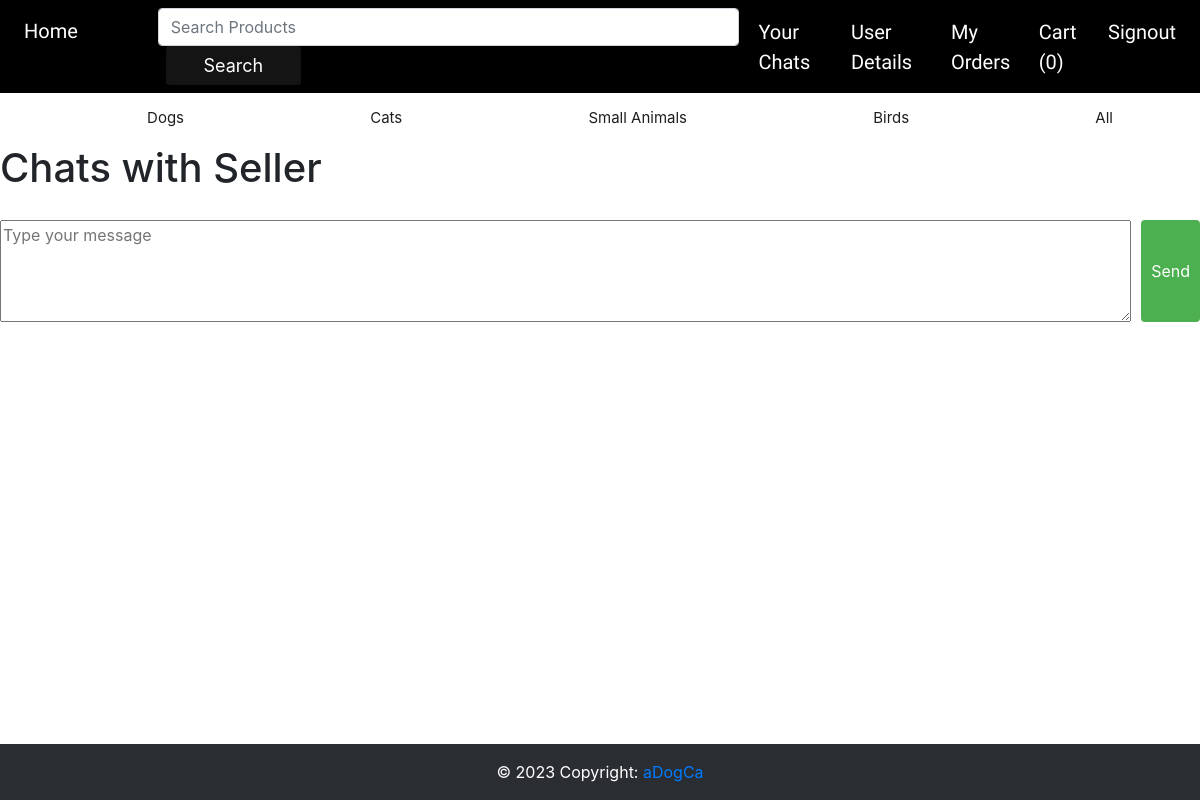
The app's page /chat/1 (signed in), older data.
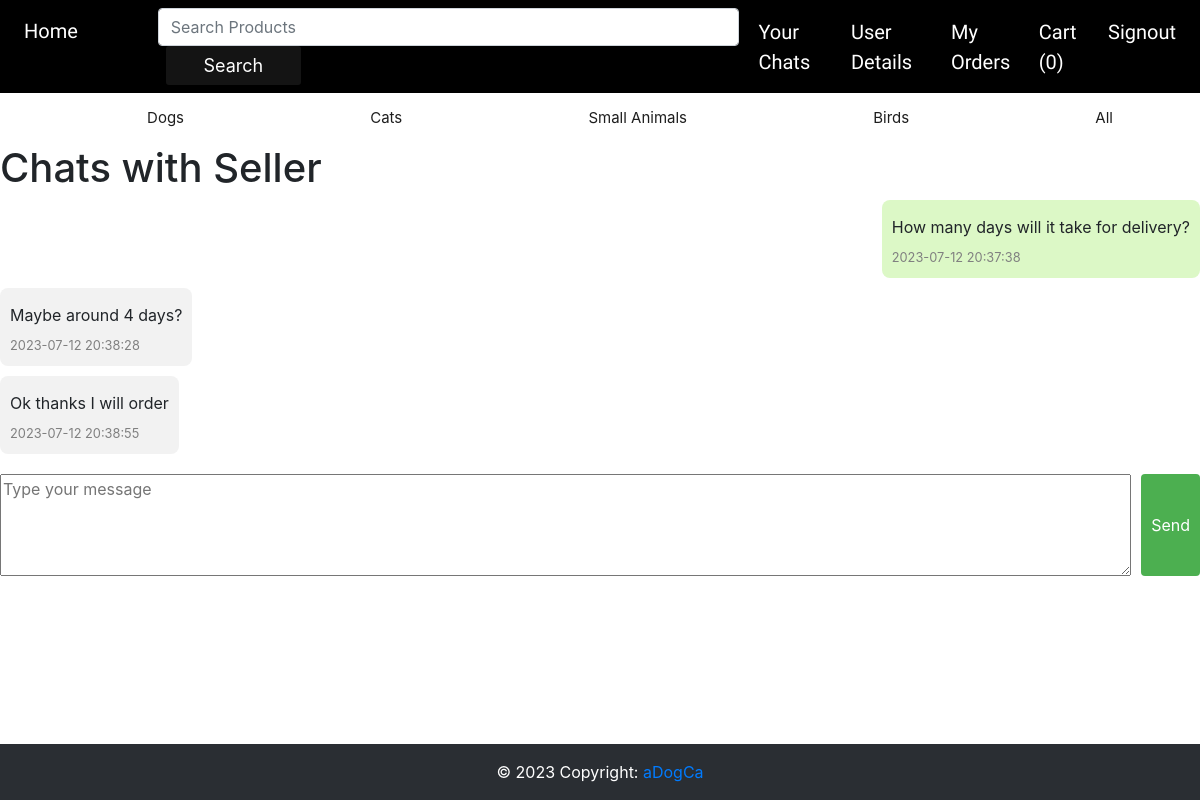
The same page, newer data.
### website/models.py (models this page shows)
class Message(db.Model):
    id = db.Column(db.Integer, primary_key=True)
    sender_id = db.Column(db.Integer, db.ForeignKey('user.id'))
    recipient_id = db.Column(db.Integer, db.ForeignKey('user.id'))
    content = db.Column(db.Text)
    timestamp = db.Column(db.DateTime, default=func.now())

### website/views.py (the view, shortened to what this page needs)
@views.route('/chat/<int:seller_id>', methods=['GET', 'POST'])
@login_required
def chat(seller_id):
    seller = User.query.get_or_404(seller_id)
    messages = Message.query.filter(
        ((Message.sender_id == current_user.id) & (Message.recipient_id == seller_id)) |
        ((Message.sender_id == seller_id) & (Message.recipient_id == current_user.id))
    ).order_by(Message.timestamp.asc()).all()
    return render_template('chat.html', buyer=seller, messages=messages, user=current_user)

### website/__init__.py (called while the page is built)
def create_app():
    app = Flask(__name__)
    app.config['SECRET_KEY'] = 'ISEE'
    app.config['SQLALCHEMY_DATABASE_URI'] = f'sqlite:///{DB_NAME}'
    db.init_app(app)
    search = Search()
    search.init_app(app)
    from .views import views
    from .auth import auth
    app.register_blueprint(views, url_prefix='/')
    app.register_blueprint(auth, url_prefix='/')
    from .models import User, Products
    with app.app_context():
        db.create_all()
    login_manager = LoginManager()
    login_manager.login_view = 'auth.login'
    login_manager.init_app(app)
    @login_manager.user_loader
    def load_user(id):
        return User.query.get(int(id))
    return app

### website/templates/chat.html (shortened to what this page needs)
{% extends "base.html" %}
{% block content %}
<h1>Chats with {{ buyer.firstName }}</h1>
<div class="chat-container">
    {% for message in messages %}
    {% if message.sender.id == current_user.id %}
    <div class="my-message ml-2">
        <p class="content">{{ message.content }}</p>
        <small class="timestamp">{{ message.timestamp.strftime("%Y-%m-%d %H:%M:%S") }}</small>
    </div>
    {% else %}
    <div class="other-message mr-2">
        <p class="content">{{ message.content }}</p>
        <small class="timestamp">{{ message.timestamp.strftime("%Y-%m-%d %H:%M:%S") }}</small>
    </div>
    {% endif %}
    {% endfor %}
</div>
<form action="{{ url_for('views.send_message', buyer_id=buyer.id) }}" method="POST" class="message-form">
    <textarea name="message" rows="4" cols="50" placeholder="Type your message"></textarea>
    <button type="submit">Send</button>
</form>
{% endblock %}

Row changes from the older to the newer data that the page shows:
added Message: content "How many days will it take for delivery?", timestamp "2023-07-12 20:37:38"
added Message: content "Maybe around 4 days?", timestamp "2023-07-12 20:38:28"
added Message: content "Ok thanks I will order", timestamp "2023-07-12 20:38:55"
